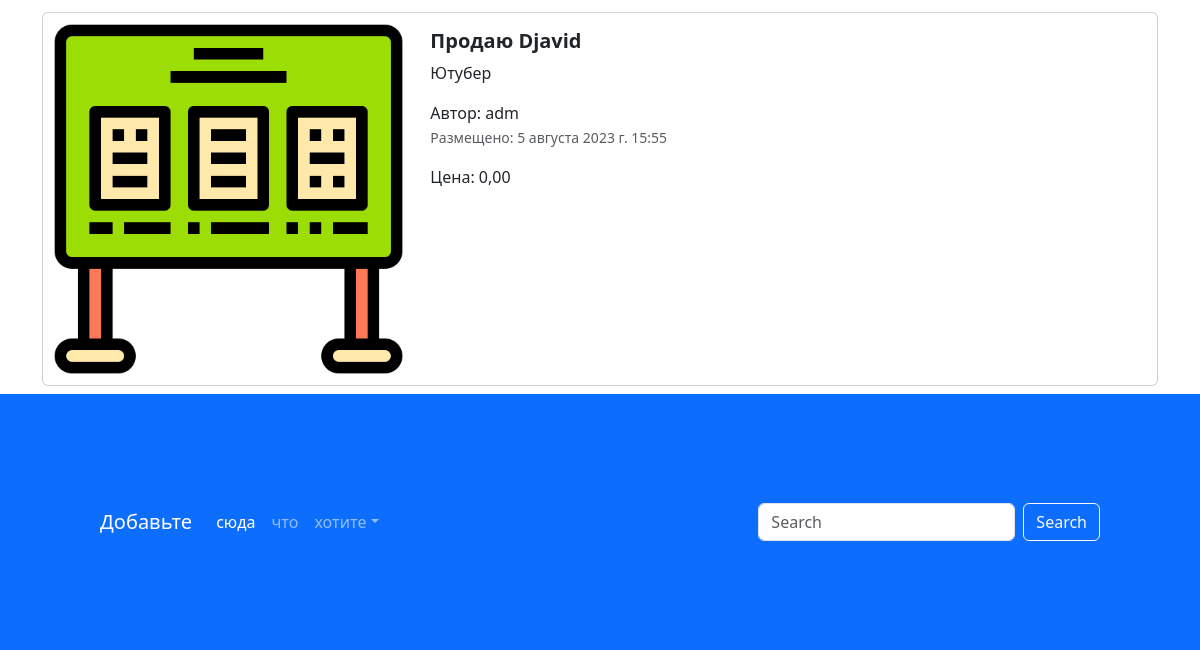
Before: / (lower part) with the older database file.
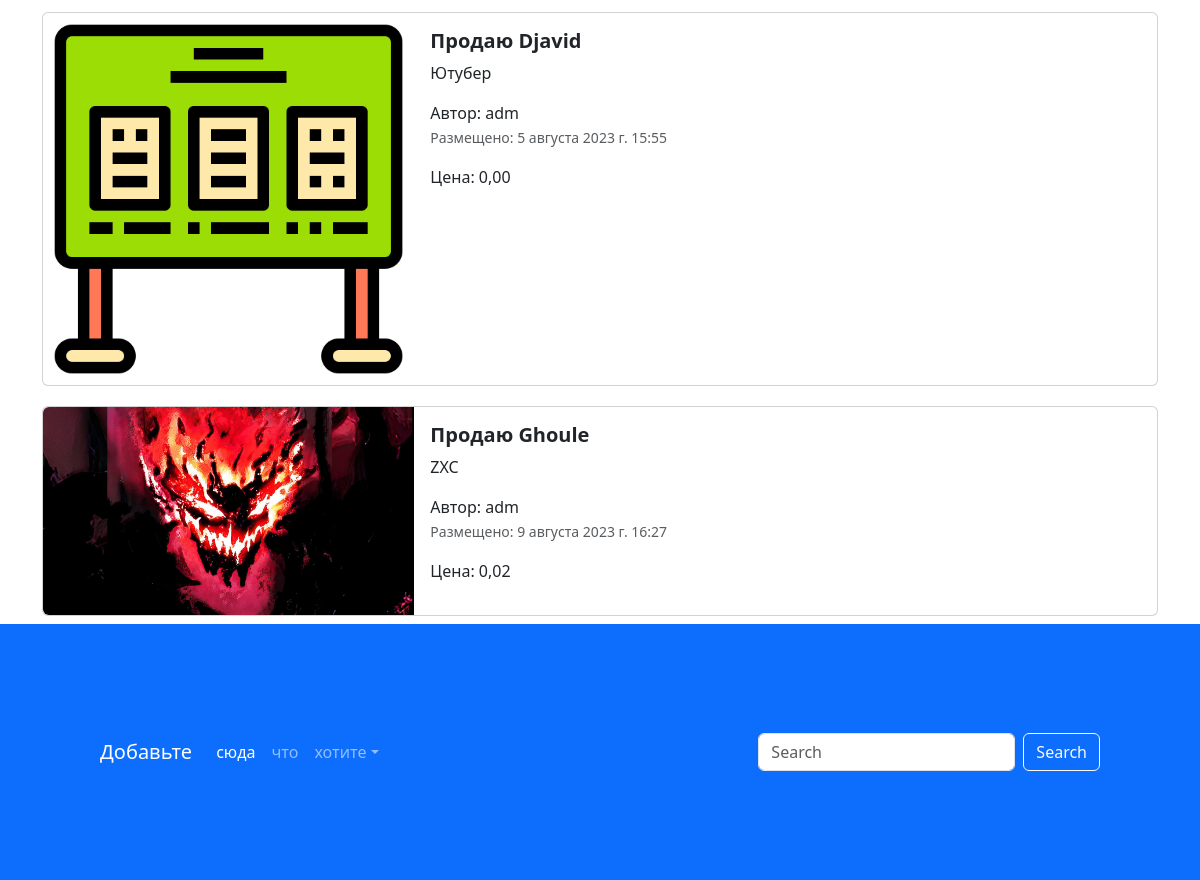
After: the same page with the newer database file.
### app_djangosite/models.py (models this page shows, shortened)
class Advertisements(models.Model):
    title = models.CharField(
        max_length=100,
        verbose_name='Название',
    )
    description = models.TextField(
        verbose_name='Описание'
    )
    price = models.DecimalField(
        verbose_name='Цена',
        max_digits=10,
        decimal_places=2
    )
    auction = models.BooleanField(
        verbose_name='Торг',
        default=False
    )
    created_at = models.DateTimeField(
        auto_now_add=True,
        verbose_name='Дата публикации'
    )
    updated_at = models.DateTimeField(
        auto_now=True,
        verbose_name='Дата редактирования'
    )
    user = models.ForeignKey(
        to=User,
        verbose_name='пользователь',
        on_delete=models.CASCADE
    )
    image = models.ImageField(
        upload_to='advertisements/',
        verbose_name='изображение',
    )
    class Meta:
        pass

### app_djangosite/views.py (the view)
# urls.py: path('', index, name='main-page'),
def index(request):
    advertisements = Advertisements.objects.all()
    context = {'advertisements': advertisements}
    return render(request, 'index.html', context=context)

### templates/index.html (shortened to what this page needs)
{% extends 'base.html' %}
{% load static %}
{% block content %}
<div class="container">
  {% for adv in advertisements %}
  <div class="col">
    <div class="card mb-2" style="max-width: 1200px; margin-top: 20px;">
      <div class="row g-0">
        <div class="col-md-4">
          <a href="advertisement.html" class="nav-link">
            <img src="{% if adv.image %} {{ adv.image.url }} {% else %} {% static 'img/adv.png' %} {% endif %}" class="img-fluid rounded-start" alt="Card title">
          </a>
        </div>
        <div class="col-md-8">
          <div class="card-body">
            <h5 class="card-title">
              <a href="advertisement.html" class="nav-link"><strong>Продаю {{ adv.title }}</strong></a>
            </h5>
            <a href="advertisement.html" class="nav-link">
              <p class="card-text">
                {{ adv.description }}
              </p>
              <span>Автор: {{ adv.user }}</span>
              <p class="card-text"><small class="text-muted">Размещено: {{ adv.created_at }}</small></p>
              <span>Цена: {{ adv.price }}</span>
            </a>
          </div>
        </div>
      </div>
    </div>
  </div>
  {% endfor %}
</div>
<footer style="padding: 100px;" class="bg-primary">
  <nav class="navbar navbar-expand-sm navbar-dark">
    <a class="navbar-brand" href="#">Добавьте</a>
    <div class="collapse navbar-collapse" id="collapsibleNavId">
      <ul class="navbar-nav me-auto mt-2 mt-lg-0">
        <li class="nav-item">
          <a class="nav-link active" href="#" aria-current="page">сюда</a>
        </li>
        <li class="nav-item">
          <a class="nav-link" href="#">что</a>
        </li>
        <li class="nav-item dropdown">
          <a class="nav-link dropdown-toggle" href="#" id="dropdownId" data-bs-toggle="dropdown" aria-haspopup="true"
             aria-expanded="false">хотите</a>
        </li>
      </ul>
      <form class="d-flex my-2 my-lg-0">
        <input class="form-control me-sm-2" type="text" placeholder="Search">
        <button class="btn btn-outline-light my-2 my-sm-0" type="submit">Search</button>
      </form>
    </div>
  </nav>
</footer>
{% endblock %}

### templates/base.html (shortened to what this page needs)
{% load static %}
<!DOCTYPE html>
<html lang="en">
<head>
  <link href="{% static 'css/bootstrap.min.css' %}" rel="stylesheet">
  <link rel="stylesheet" href="{% static 'css/fontello.css' %}">
</head>
<body>
{% block content %}
{% endblock %}
</body>
</html>

Changed rows visible on the page:
added Advertisements: image (placeholder picture), title "Ghoule", description "ZXC", user "adm", created_at "9 августа 2023 г. 16:27", price "0,02"
